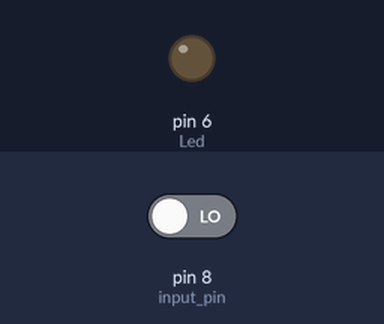
This sketch was run on a simulated Arduino Uno, built with avr-gcc and run on an emulated ATmega328P. On the bench: output pins drawn as LEDs (lit = HIGH). Inputs (shaded band) come from the test bench; at power-on: pin 8 (input_pin) LOW.

Above: at 1.2 s.
1.3 s: pin 8 (input_pin) driven HIGH
At 1.8 s:
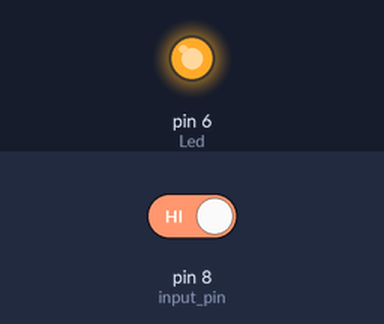
2.8 s: pin 8 (input_pin) driven LOW
At 4.1 s:
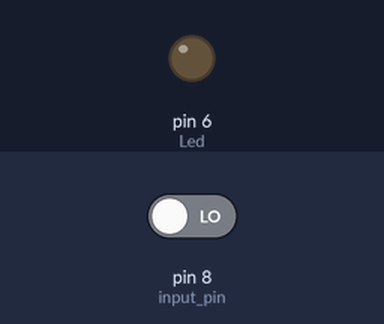
Timing chart, 0 to 5.8 s (numbered marks = the images above; inputs shaded):
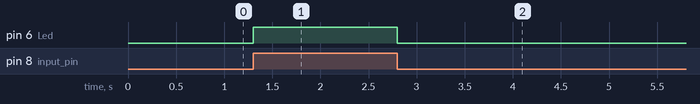

Measured:
- after the input at 1.3 s, pin 6 (Led): LOW → HIGH at once
- after the input at 2.8 s, pin 6 (Led): HIGH → LOW at once

The sketch:

TRCT5000_infaredsoptical_tracking.ino
```cpp
/*  TCRT5000 infrared/optical tracking sensor project
 *  project tutorial http://osoyoo.com/?p=474
 */

int Led = 6 ;// connect LED to arduino D6
int input_pin = 8; // connect TCRT5000 module S pin to arduino D8
int val ;// define numeric variables val
void setup ()
{
  pinMode (Led, OUTPUT) ;// define LED as output interface
  pinMode (input_pin, INPUT) ;// define Tracking sensor output interface
}
void loop ()
{
  val = digitalRead (input_pin) ;
  if (val == HIGH) // When the Tracking sensor detects a signal, LED flashes
  {
    digitalWrite (Led, HIGH);
  }
  else
  {
    digitalWrite (Led, LOW);
  }
}
```
